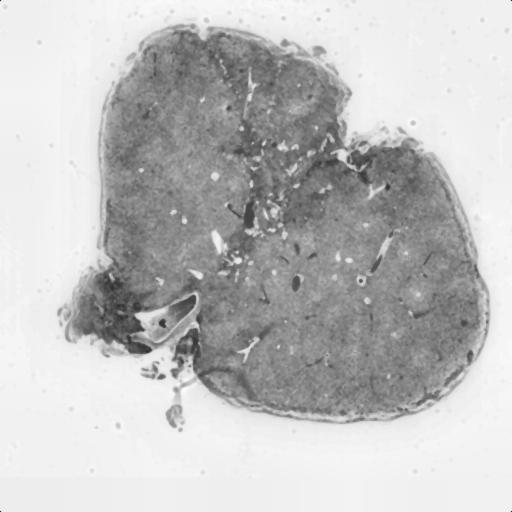
%> input picture wt4.6and4.7-mutual information/codes_MI_registraion/images_used/505_filter.jpg, 512 x 512 px
$ octave --eval "result = pre_single(imread('../../wt4.6and4.7-mutual information/codes_MI_registraion/images_used/505_filter.jpg'));"   (GNU Octave 9; MATLAB toolbox functions it lacks are replaced by stand-ins)
%> lines starting %> are read from the running program, lines starting %| are printed output that depends on the picture
function I_pre = pre_single(I)

%filter = imread('D:\WORKPLACE\image_process\resized\resized\phaze2\505_filter.jpg');

Hs = adapthisteq(I);
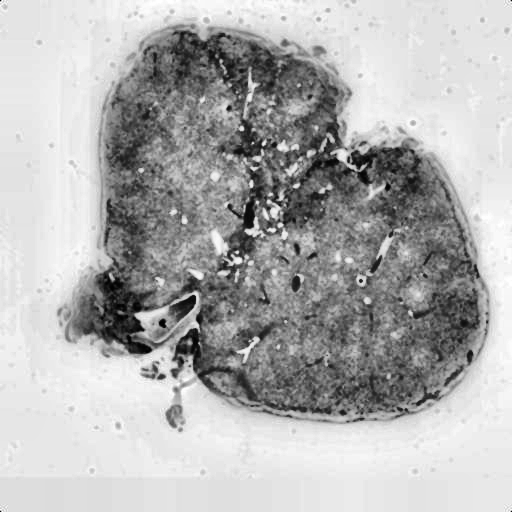
%> Hs: size 512x512 uint8; min 0, max 255, mean 176.9
%imshow(Hs);
%imshowpair(Hs,fixed,'montage');

Hs_f = medfilt2(Hs,[5 5]);
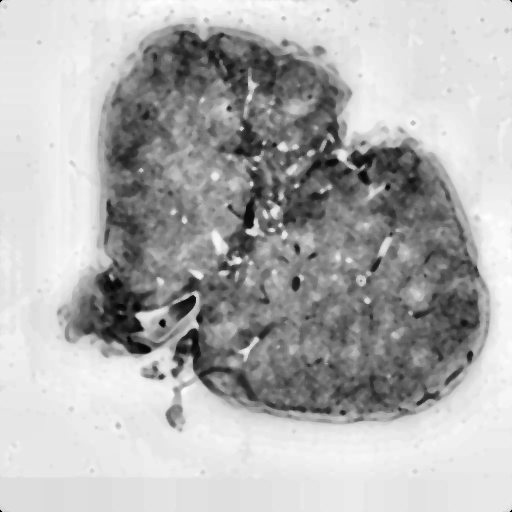
%> Hs_f: size 512x512 uint8; min 0, max 255, mean 177
for i = 1:20
Hs_f = medfilt2(Hs_f,[5 5]);
end
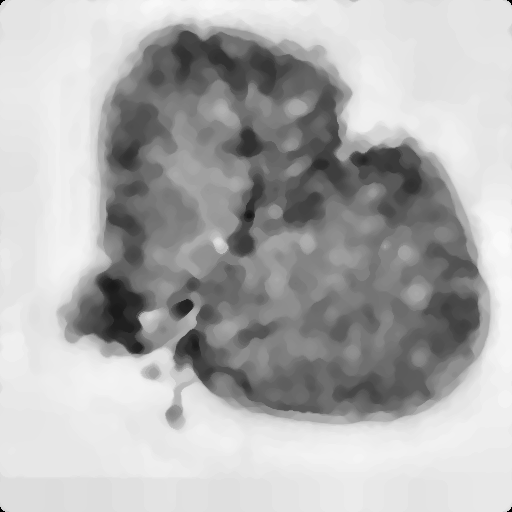
%> Hs_f: size 512x512 uint8; min 0, max 249, mean 177.1
I_pre = Hs_f;
end

$ run again, on wt4.6and4.7-mutual information/codes_MI_registraion/images_used/501_filter.jpg
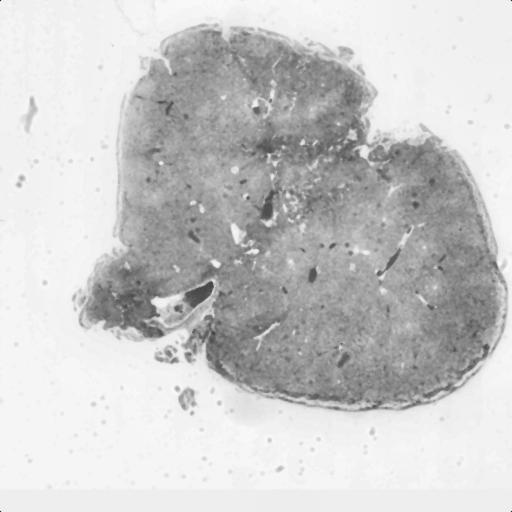
%> input picture wt4.6and4.7-mutual information/codes_MI_registraion/images_used/501_filter.jpg, 512 x 512 px
%> in pre_single, `Hs = adapthisteq(I);`:
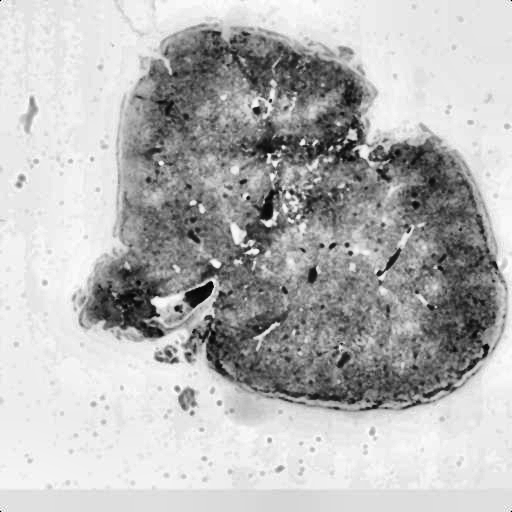
%> Hs: size 512x512 uint8; min 0, max 255, mean 182.1
%> after the loop in pre_single, `for i = 1:20`:
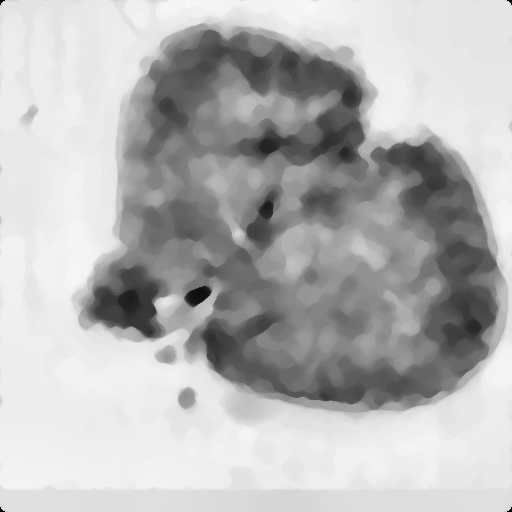
%> Hs_f: size 512x512 uint8; min 0, max 248, mean 182.9

$ run again, on wt4.6and4.7-mutual information/codes_MI_registraion/images_used/502_filter.jpg
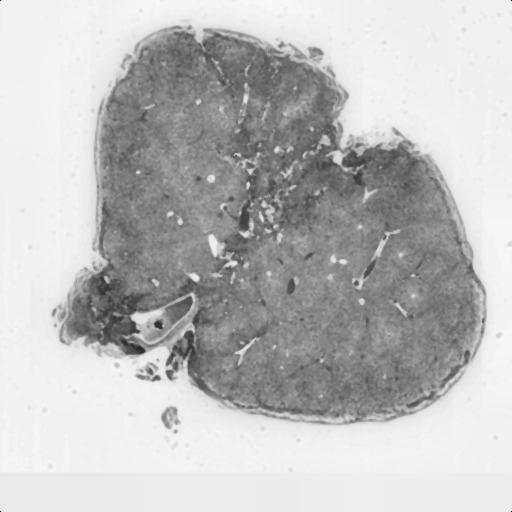
%> input picture wt4.6and4.7-mutual information/codes_MI_registraion/images_used/502_filter.jpg, 512 x 512 px
%> in pre_single, `Hs = adapthisteq(I);`:
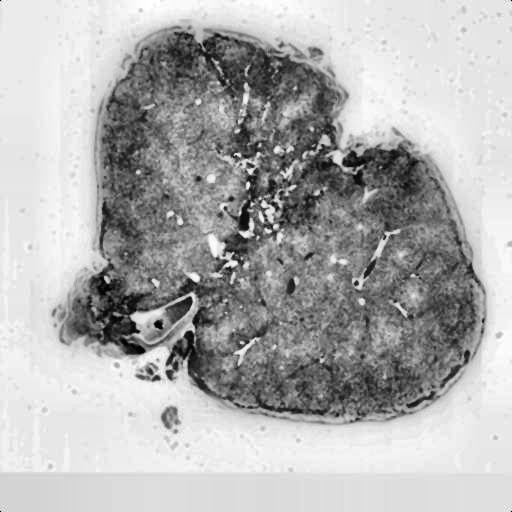
%> Hs: size 512x512 uint8; min 0, max 255, mean 176.2
%> after the loop in pre_single, `for i = 1:20`:
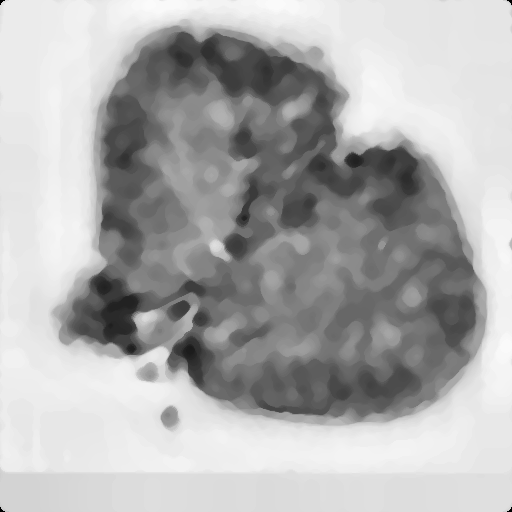
%> Hs_f: size 512x512 uint8; min 0, max 251, mean 176.1

$ run again, on wt4.6and4.7-mutual information/codes_MI_registraion/images_used/503_filter.jpg
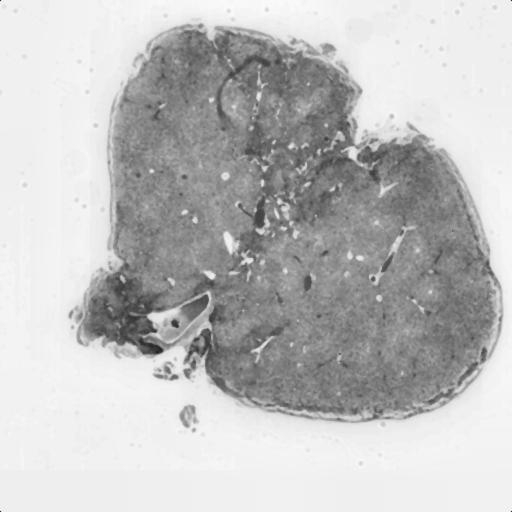
%> input picture wt4.6and4.7-mutual information/codes_MI_registraion/images_used/503_filter.jpg, 512 x 512 px
%> in pre_single, `Hs = adapthisteq(I);`:
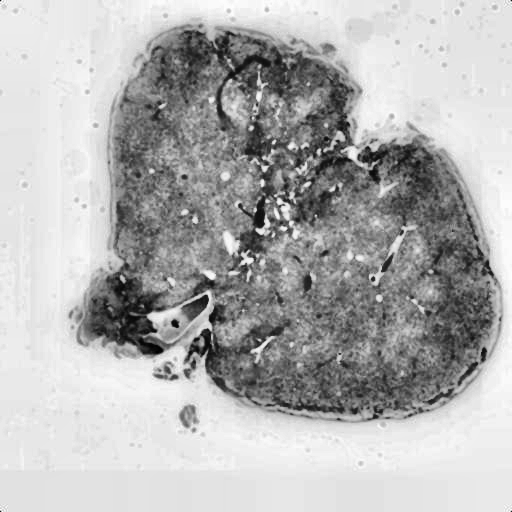
%> Hs: size 512x512 uint8; min 0, max 255, mean 178
%> after the loop in pre_single, `for i = 1:20`:
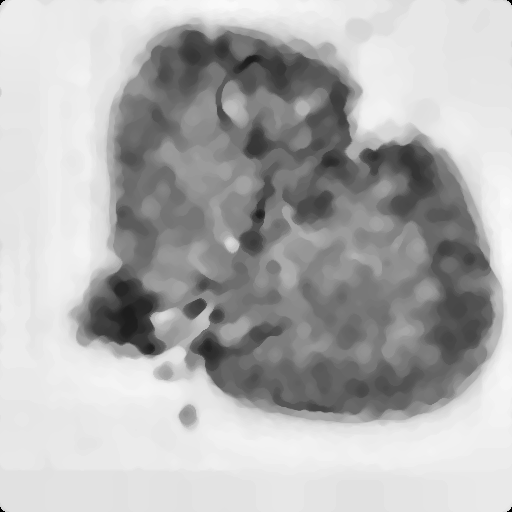
%> Hs_f: size 512x512 uint8; min 0, max 250, mean 178.2
